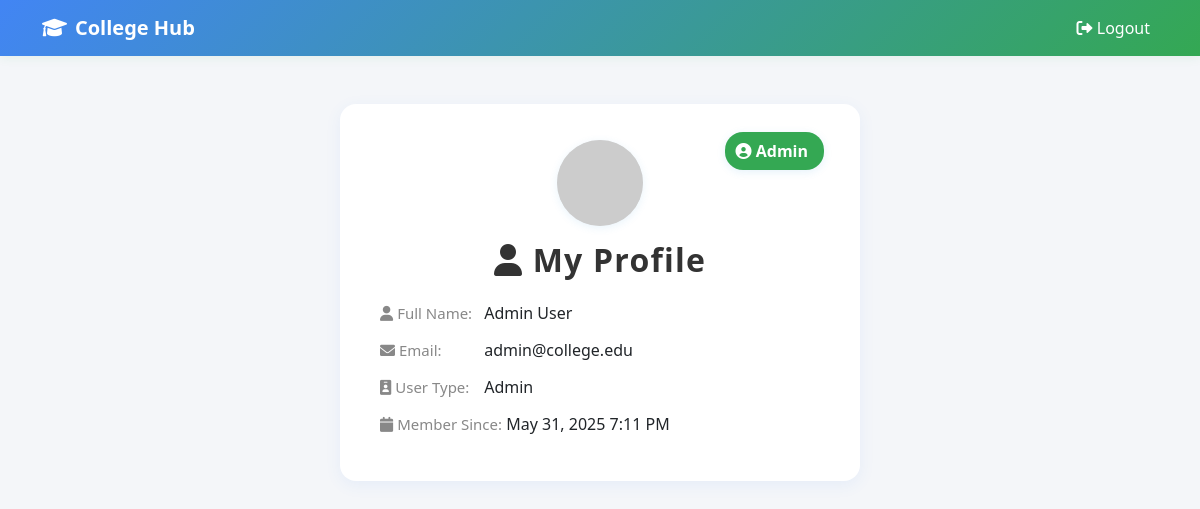
The app's page /profile.php (signed in) with its own data.
### tables this page shows
CREATE TABLE `users` (
  `id` int(11) NOT NULL,
  `first_name` varchar(50) NOT NULL,
  `last_name` varchar(50) NOT NULL,
  `username` varchar(50) NOT NULL,
  `email` varchar(100) NOT NULL,
  `password` varchar(255) NOT NULL,
  `user_type` enum('student','faculty','admin') DEFAULT 'student',
  `profile_image` varchar(255) DEFAULT NULL,
  `created_at` timestamp NOT NULL DEFAULT current_timestamp(),
  `updated_at` timestamp NOT NULL DEFAULT current_timestamp() ON UPDATE current_timestamp(),
  `is_active` tinyint(1) DEFAULT 1
);

### config.php (called while the page is built, shortened)
<?php
function formatDateTime($datetime) {
    return date('M j, Y g:i A', strtotime($datetime));
}
?>

### profile.php (the view, shortened to what this page needs)
<?php
require_once 'config.php';
$user_id = $_SESSION['user_id'];
$stmt = $pdo->prepare("SELECT first_name, last_name, email, user_type, created_at FROM users WHERE id = :id");
$stmt->execute(['id' => $user_id]);
$user = $stmt->fetch(PDO::FETCH_ASSOC);
?>
<!DOCTYPE html>
<html lang="en">
<head>
    <link href="https://cdn.jsdelivr.net/npm/bootstrap@5.3.0/dist/css/bootstrap.min.css" rel="stylesheet">
    <link href="https://cdnjs.cloudflare.com/ajax/libs/font-awesome/6.0.0/css/all.min.css" rel="stylesheet">
</head>
<body>
<nav class="navbar navbar-expand-lg navbar-dark">
    <div class="container">
        <a class="navbar-brand fw-bold" href="index.php">
            <i class="fas fa-graduation-cap me-2"></i>College Hub
        </a>
        <div class="navbar-nav ms-auto">
            <a class="nav-link" href="logout.php"><i class="fas fa-sign-out-alt"></i> Logout</a>
        </div>
    </div>
</nav>
<div class="profile-container mt-5">
    <img src="https://ui-avatars.com/api/?name=<?= urlencode($user['first_name'].' '.$user['last_name']) ?>&background=34a853&color=fff&size=128" alt="User Avatar" class="profile-avatar">
    <div class="profile-badge"><i class="fas fa-user-circle"></i> <?= htmlspecialchars(ucfirst($user['user_type'])) ?></div>
    <h2><i class="fas fa-user"></i> My Profile</h2>
    <div class="profile-info mx-2">
        <div class="profile-row"><span class="profile-label"><i class="fas fa-user me-1"></i>Full Name:</span> <?= htmlspecialchars($user['first_name'] . ' ' . $user['last_name']) ?></div>
        <div class="profile-row"><span class="profile-label"><i class="fas fa-envelope me-1"></i>Email:</span> <?= htmlspecialchars($user['email']) ?></div>
        <div class="profile-row"><span class="profile-label"><i class="fas fa-id-badge me-1"></i>User Type:</span> <?= htmlspecialchars(ucfirst($user['user_type'])) ?></div>
        <div class="profile-row"><span class="profile-label"><i class="fas fa-calendar me-1"></i>Member Since:</span> <?= formatDateTime($user['created_at']) ?></div>
    </div>
</div>
</body>
</html>

### profile.php (style rules this page uses)
body { background-color: #f4f6f9; }
.navbar { background: linear-gradient(135deg, #4285f4, #34a853); box-shadow: 0 2px 10px rgba(40,167,69,0.08); }
.navbar-brand, .nav-link { color: #fff !important; }
.profile-container { max-width: 520px; margin: 60px auto; padding: 36px 32px 32px 32px; background: #fff; border-radius: 16px; box-shadow: 0 4px 16px rgba(66,133,244,0.08); position: relative; }
.profile-avatar { width: 86px; height: 86px; border-radius: 50%; object-fit: cover; object-position: center; background: #e9ecef; box-shadow: 0 2px 8px rgba(52,152,219,0.11); display: block; margin: 0 auto 15px auto; }
.profile-badge { position: absolute; top: 28px; right: 36px; background: #34a853; color: #fff; padding: 7px 16px 7px 11px; border-radius: 18px; font-size: 1em; font-weight: bold; box-shadow: 0 2px 8px rgba(52,152,219,0.13); }
h2 { text-align: center; margin-bottom: 22px; color: #333; font-weight: 700; letter-spacing: 1.2px; }
.profile-info { font-size: 16px; }
.profile-label { color: #888; font-weight: 500; font-size: 15px; min-width: 100px; display: inline-block; }
.profile-row { margin-bottom: 13px; }

### records on screen
users: user_type "Admin", first_name+last_name "Admin User", email "admin@college.edu", created_at "May 31, 2025 7:11 PM"
